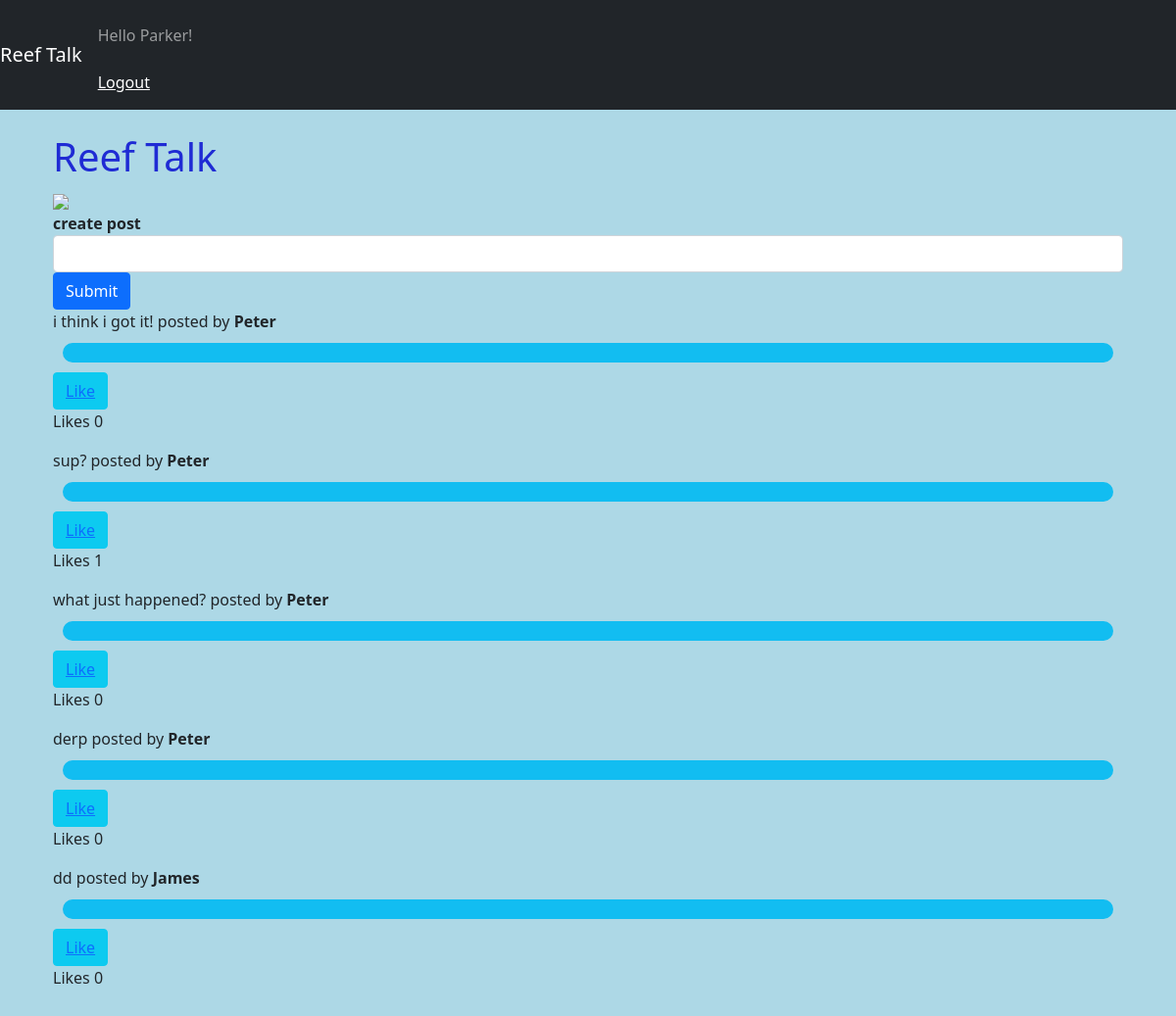
/success (signed in), run on the app's committed database.
### my_app/models.py (models this page shows)
class User(models.Model):
    first_name=models.CharField(max_length=255)
    last_name=models.CharField(max_length=255)
    email=models.CharField(max_length=255)
    password=models.CharField(max_length=255)
    objects=UserManager()
    created_at=models.DateTimeField(auto_now_add=True)
    updated_at=models.DateTimeField(auto_now=True)

class Reef_Post(models.Model):
    message=models.CharField(max_length=255)
    poster=models.ForeignKey(User, related_name="user_posts",on_delete=models.CASCADE)
    likes=models.ManyToManyField(User, related_name='liked_posts')

### my_app/views.py (the view)
# urls.py: path('success', views.success),
def success (request):
    if not "user_id" in request.session:
        return redirect("/")
    context = {
        "posts": Reef_Post.objects.all()
    }
    return render(request,'success.html',context)

### my_app/templates/success.html (shortened to what this page needs)
<!DOCTYPE html>
<html lang="en">
<head>
    <link href="https://cdn.jsdelivr.net/npm/bootstrap@5.0.1/dist/css/bootstrap.min.css" rel="stylesheet">
    {% load static %}
    <link rel="stylesheet" href="{% static 'css/style.css' %}">
</head>
<body>
    <nav class="navbar navbar-expand-lg navbar-dark bg-dark">
        <a class="navbar-brand" href="#">Reef Talk</a>
        <div class="collapse navbar-collapse"id="navbarNav">
            <span class="navbar-text">
                <p class="navbar-text mr-4">Hello {{request.session.user_name}}!</p>
                <a href="/logout">Logout</a>
            </span>
        </div>
    </nav>
    <div class="container p-4">
        <div class="row">
            <div class="col">
                <h1>Reef Talk</h1>
    <img src="https://images.unsplash.com/photo-1554562622-91f926fc46be?ixid=MnwxMjA3fDB8MHxzZWFyY2h8NXx8Z29sZGZpc2glMjBhcXVhcml1bXxlbnwwfHwwfHw%3D&ixlib=rb-1.2.1&auto=format&fit=crop&w=500&q=60">
               <form action="/create_post" method="post">
                <div class="form-group">
                   <label>create post</label>
                   <input type="text" name="message" class="form-control">
                </div>
                <button class="btn btn-primary">Submit</button>
                </form>
                {% for post in posts reversed %}
                <div class='post'>
                    {{post.message}} posted by <strong>{{post.poster.first_name}}</strong>
                    <div class='comment'>
                    </div>
                    <button class='btn btn-info'><a href="/like/{{post.id}}">Like</a></button>
                    <p>Likes {{post.likes.count}}</p>
                </div>
                {% endfor %}
            </div>
        </div>
    </div>
</body>
</html>

### my_app/static/css/style.css (style rules this page uses)
h1 { color:#1f2bd4; }
body { background-color: lightblue; }
label { font-weight: bold; }
.comment { background-color: rgb(18, 189, 241); padding:10px; margin:10px; border-radius: 10px; }

### data on the page
User: session.user_name "Parker"
Reef_Post: message "i think i got it!", poster.first_name "Peter", likes.count "0"
Reef_Post: message "sup?", poster.first_name "Peter", likes.count "1"
Reef_Post: message "what just happened?", poster.first_name "Peter", likes.count "0"
Reef_Post: message "derp", poster.first_name "Peter", likes.count "0"
Reef_Post: message "dd", poster.first_name "James", likes.count "0"
